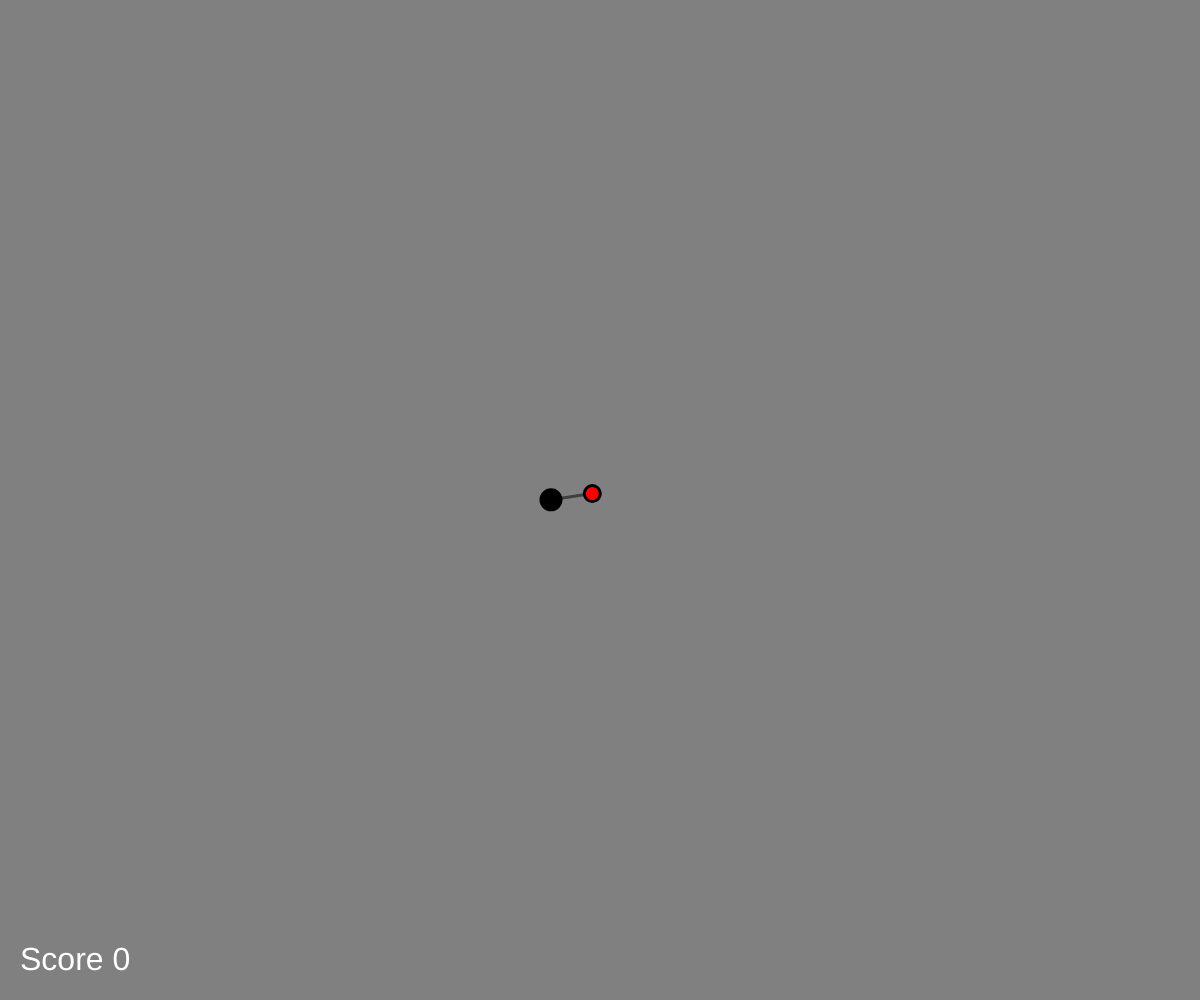
Frame 1 (no input)
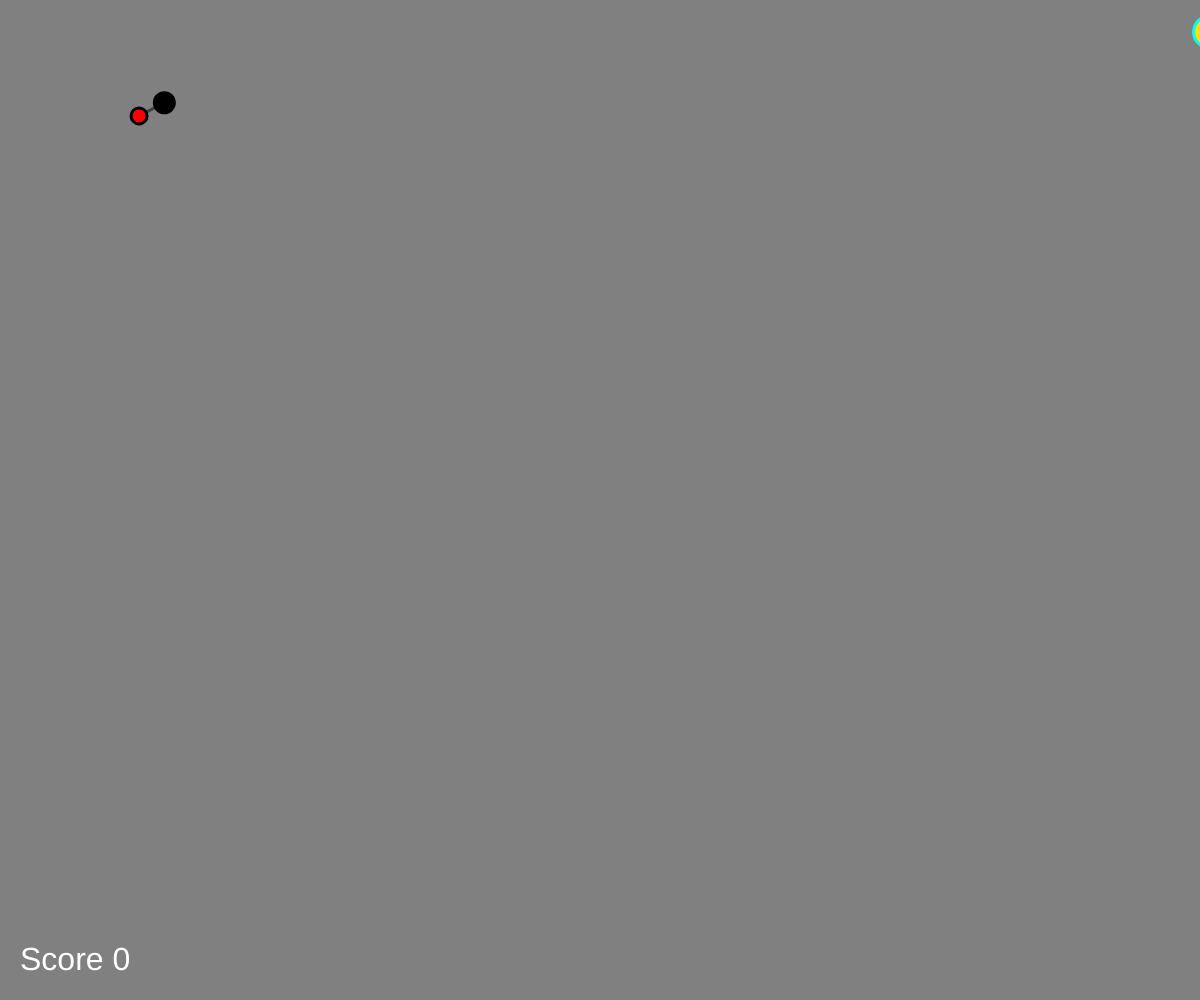
Frame 60 (no input)
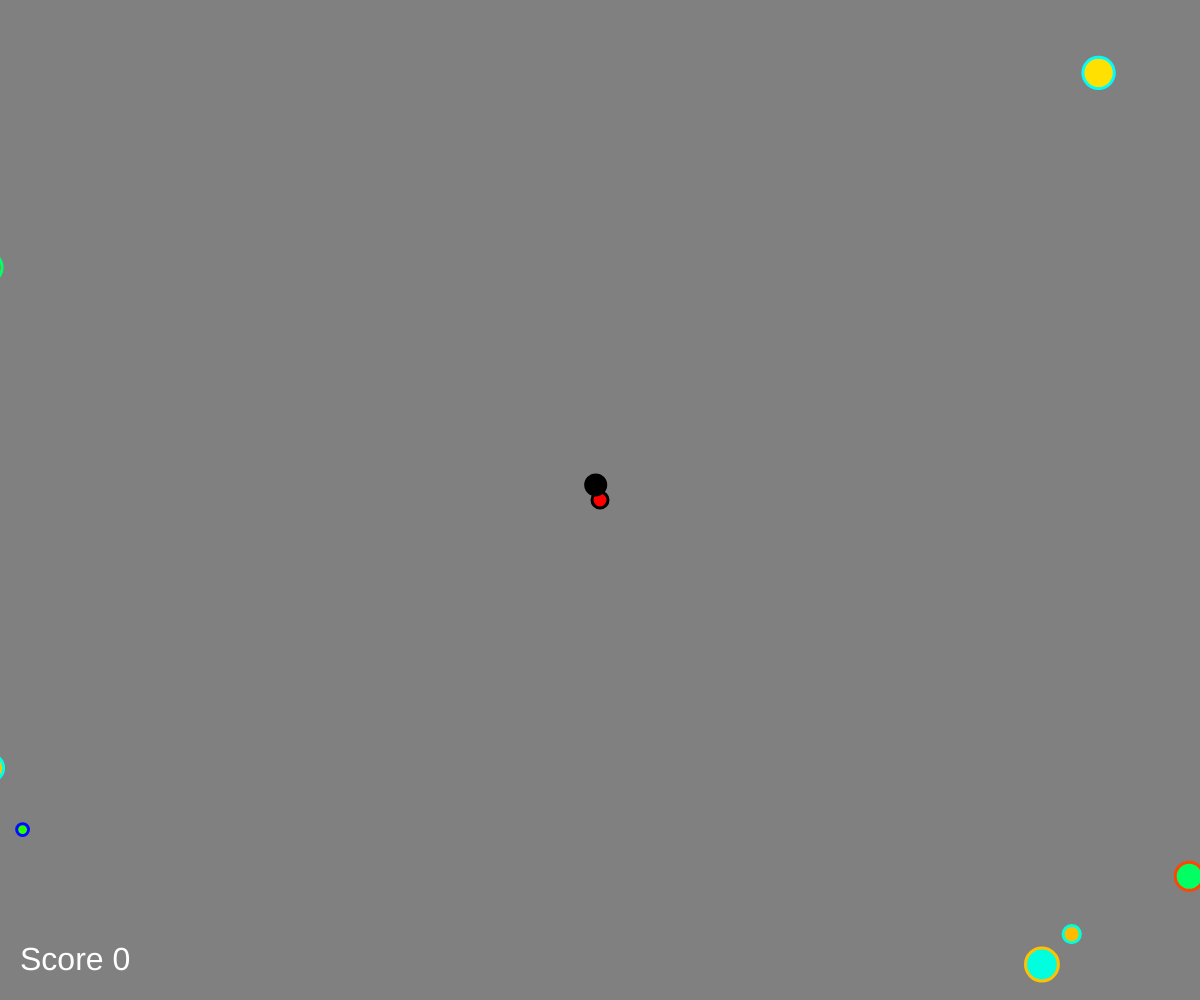
Frame 120 (the mouse pressed at the canvas centre since frame 60)

The p5.js sketch that drew these frames (run headless with seeded random() and noise() and a simulated clock; from frame 60 on, the mouse is pressed at the canvas centre):

// p5.js sketch
// ── sketch.js
let gameState, player, sledge, monsters, animations
const maxSledgeSpeed = 15
let score

function setup() {
  createCanvas(windowWidth, windowHeight)
  colorMode(HSB)
  strokeWeight(3)
  resetGame()
}

function draw() {
  if (gameState === "gameOn") {
    background(255, 0, 50)
    incrementGameState()
    renderObjects()
    renderScore()
  } else if (gameState === "gameOver") {
    renderGameOver()
  }
}

function mousePressed() {
  if (gameState === "gameOver") {
    resetGame()
  }
}

function resetGame() {
  gameState = "gameOn"
  score = 0
  player = new Player(width / 2, height / 2)
  sledge = new Sledge(width / 2 - 50, height / 2)
  monsters = []
  for (let i = 0; i < 15; i++) {
    monsters.push(spawnMonster())
  }
  animations = []
}

function incrementGameState() {
  player.update()
  sledge.update()
  let i = monsters.length
  while (i--) {
    monsters[i].update()
    if (monsters[i].delete) {
      monsters.splice(i, 1)
    }
  }
  if (random() < 0.05) {
    monsters.push(spawnMonster())
  }
  let j = animations.length
  while (j--) {
    animations[j].update()
    if (animations[j].delete) {
      animations.splice(j, 1)
    }
  }
}

function renderObjects() {
  animations.forEach(function (animation) {
    animation.render()
  })
  monsters.forEach(function (monster) {
    monster.render()
  })
  stroke(25)
  line(player.pos.x, player.pos.y, sledge.pos.x, sledge.pos.y)
  player.draw()
  sledge.render()
}

function renderScore() {
  textSize(32)
  textAlign(LEFT)
  stroke(50)
  fill(255)
  text("Score " + score, 20, height - 30)
}

function renderGameOver() {
  textSize(32)
  textAlign(CENTER)
  stroke(25)
  fill(128, 255, 255)
  text("Game Over, click to restart", width / 2, height / 2)
}

// ── blood.js
class Blood {
  constructor(pos) {
    this.delete = false
    this.pos = pos
    this.v = p5.Vector.random2D()
    this.timeToLive = 100
  }
  render() {
    stroke(0, 255, 255)
    fill(0, 255, 255)
    ellipse(this.pos.x, this.pos.y, this.timeToLive / 10, this.timeToLive / 10)
  }

  update() {
    this.timeToLive--
    this.delete = this.timeToLive < 0
    this.v.y += 0.02
    this.pos.add(this.v)
  }
}
// ── monster.js
function spawnMonster() {
  const pos = p5.Vector.random2D()
    .setMag(sqrt(pow(width / 2, 2) + pow(height / 2, 2)) + 100)
    .add(createVector(width / 2, height / 2))
  const r = random(5, 20)
  const c = random(255)
  return new Monster(pos, r, c)
}

class Monster {
  constructor(pos, r, c) {
    this.pos = pos
    this.r = r
    this.c = c
    this.delete = false
  }

  render() {
    stroke((this.c + 128) % 255, 255, 255)
    fill(this.c, 255, 255)
    ellipse(this.pos.x, this.pos.y, this.r * 2, this.r * 2)
  }

  update() {
    if (p5.Vector.dist(this.pos, sledge.pos) < this.r + sledge.r) {
      this.die()
    }
    if (p5.Vector.dist(this.pos, player.pos) < this.r + player.r) {
      gameState = "gameOver"
    }
    this.pos.add(p5.Vector.sub(player.pos, this.pos).setMag(2))
  }

  die() {
    this.delete = true
    for (let i = 0; i < 5; i++) {
      animations.push(new Blood(this.pos.copy()))
    }
    score++
  }
}

// ── player.js
class Player {
  constructor(x, y) {
    this.pos = createVector(x, y)
    this.r = 8
    this.maxSpeed = 10
  }

  update() {
    const mPos = createVector(mouseX, mouseY)
    const vel = p5.Vector.sub(mPos, this.pos).limit(this.maxSpeed)
    this.pos.add(vel)
  }

  draw() {
    stroke(0)
    fill(0, 255, 255)
    ellipse(this.pos.x, this.pos.y, this.r * 2, this.r * 2)
  }
}
// ── sledge.js
class Sledge {
  constructor(x, y) {
    this.pos = createVector(x, y)
    this.vel = createVector()
    this.r = 10
  }

  render() {
    stroke(0)
    fill(0)
    ellipse(this.pos.x, this.pos.y, this.r * 2, this.r * 2)
  }

  update() {
    this.vel.add(p5.Vector.sub(player.pos, this.pos).normalize())
    this.vel.limit(maxSledgeSpeed)
    this.pos.add(this.vel)
  }

}
